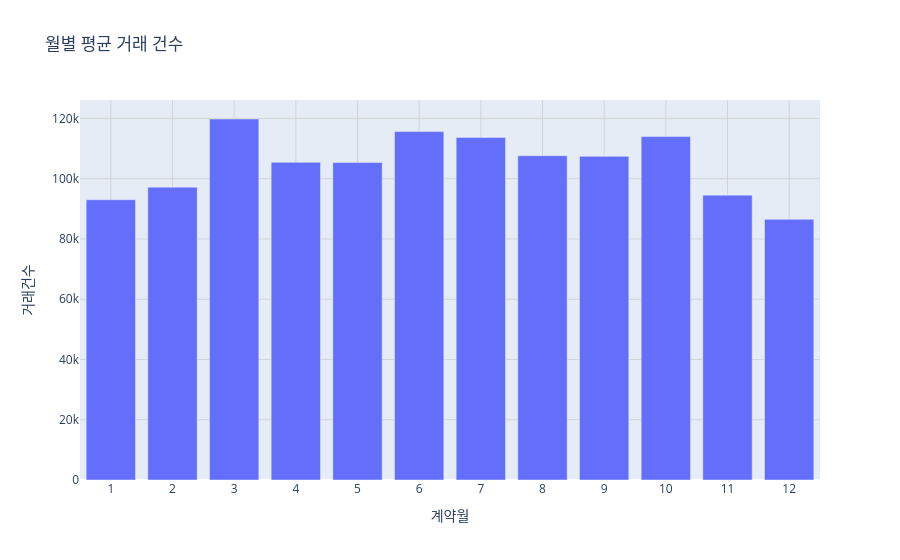

Here is the notebook cell this chart was saved with:
### Code cell
fig = px.bar(sa.groupby('계약월').agg(거래건수 = ('NO','count')).reset_index(),
              x='계약월',
              y='거래건수',
              title = '월별 평균 거래 건수')
fig.update_xaxes(tickmode='linear',tick0=1,dtick=1)
fig.update_xaxes(showgrid=True, gridwidth=1, gridcolor='LightGray')
fig.update_yaxes(showgrid=True, gridwidth=1, gridcolor='LightGray')
fig.write_html("A2_월별 평균 거래 건수.html")
fig.show()

### Figure 1 — Plotly figure (JSON) as saved in the notebook; plotly's stock layout.template omitted (floating-point values rounded to 4 significant figures)
{"data": [{"hovertemplate": "계약월=%{x}<br>거래건수=%{y}<extra></extra>", "legendgroup": "", "marker": {"color": "#636efa", "pattern": {"shape": ""}}, "name": "", "orientation": "v", "showlegend": false, "textposition": "auto", "type": "bar", "x": [1, 2, 3, 4, 5, 6, 7, 8, 9, 10, 11, 12], "xaxis": "x", "y": [93015, 97190, 119817, 105436, 105356, 115630, 113717, 107627, 107413, 113976, 94546, 86503], "yaxis": "y"}], "layout": {"barmode": "relative", "legend": {"tracegroupgap": 0}, "title": {"text": "월별 평균 거래 건수"}, "xaxis": {"anchor": "y", "domain": [0, 1], "dtick": 1, "gridcolor": "LightGray", "gridwidth": 1, "showgrid": true, "tick0": 1, "tickmode": "linear", "title": {"text": "계약월"}}, "yaxis": {"anchor": "x", "domain": [0, 1], "gridcolor": "LightGray", "gridwidth": 1, "showgrid": true, "title": {"text": "거래건수"}}}}
